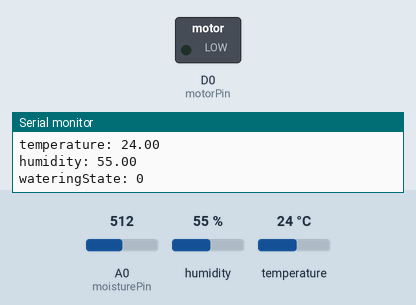
Simulated run of this sketch. Board: ESP8266 (NodeMCU). On the bench: switched loads named in the sketch (green lamp = pin HIGH), the last lines printed to the serial monitor. The inputs (shaded band) are chosen by the test bench; at power-on: A0 (moisturePin) = 512, humidity 55 %, temperature 24 °C. WiFi joins after 1.5 s; servers stay silent unless stated; the Firebase database answers and starts empty.

Above: at 2.8 s.
2.9 s: A0 (moisturePin) set to 749
5.4 s: A0 (moisturePin) set to 783
At 7.6 s:
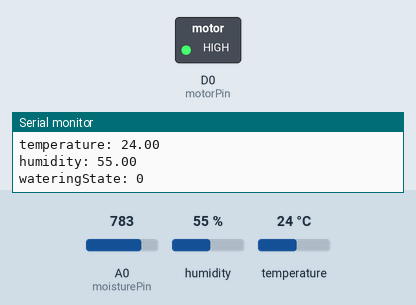
8.1 s: A0 (moisturePin) set to 716
At 10.2 s:
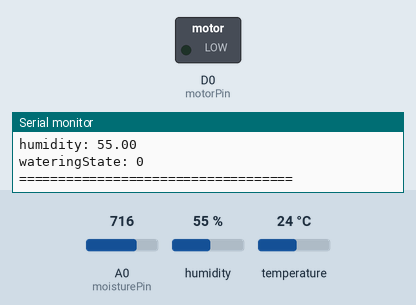
10.5 s: A0 (moisturePin) set to 900
At 12.0 s:
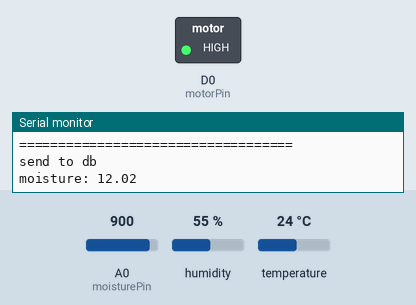
Timing chart, 0 to 13.5 s (numbered marks = the images above; inputs shaded):
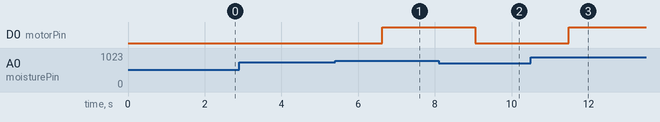

Measured:
- the behaviour switches between 767 and 768 on A0 (moisturePin) (found by bisection; images 0 and 1)
- after the input at 5.4 s, D0 (motorPin): LOW → HIGH after 1.2 s
- after the input at 8.1 s, D0 (motorPin): HIGH → LOW after 0.96 s
- after the input at 10.5 s, D0 (motorPin): LOW → HIGH after 0.98 s

The sketch:

smart_home_plant.ino
```cpp
#include <ESP8266WiFi.h>
#include <FirebaseArduino.h>
#include <FirebaseJson.h>
#include <Adafruit_Sensor.h>
#include <DHT.h>
#include <DHT_U.h>

#define FIREBASE_HOST "FIREBASE_HOST"
#define FIREBASE_AUTH "FIREBASE_AUTH"
#define WIFI_SSID "WIFI_SSID"
#define WIFI_PASSWORD "WIFI_PASSWORD"
#define DHTPIN 5
#define DHTTYPE    DHT11

DHT dht(DHTPIN, DHTTYPE);
WiFiClient client;

const int moisturePin = A0;             // moisteure sensor pin
const int motorPin = D0;
unsigned long interval = 1000;
unsigned long previousMillis = 0;
unsigned long interval1 = 1000;
unsigned long previousMillis1 = 0;
float moisturePercentage;              //moisture reading
float humidity;                  // humidity reading
float temperature;                  //temperature reading
bool motorState;

void setup() {
  Serial.begin(9600);

  delay(100);
  pinMode(motorPin, OUTPUT);
  digitalWrite(motorPin, false); // keep motor off initally
  dht.begin();

  // connect to wifi.
  WiFi.begin(WIFI_SSID, WIFI_PASSWORD);
  Serial.print("connecting");
  while (WiFi.status() != WL_CONNECTED) {
    Serial.print(".");
    delay(500);
  }
  Serial.println();
  Serial.print("connected: ");
  Serial.println(WiFi.localIP());

  Firebase.begin(FIREBASE_HOST, FIREBASE_AUTH);
}

void loop() {
  unsigned long currentMillis = millis(); // grab current time

  humidity = dht.readHumidity();           // read humiduty
  temperature = dht.readTemperature();     // read temperature
  moisturePercentage = ( 100.00 - ( (analogRead(moisturePin) / 1023.00) * 100.00 ) );
  motorState = Firebase.getBool("motorState");


  if ((unsigned long)(currentMillis - previousMillis1) >= interval1) {
    previousMillis1 = millis();
  }

  if (moisturePercentage < 25 || motorState) {
    digitalWrite(motorPin, true);        //turn on motor pump
  } else {
    digitalWrite(motorPin, false);
  }

  if ((unsigned long)(currentMillis - previousMillis) >= interval) {
    if (isnan(humidity) || isnan(temperature))
    {
      Serial.println(dht.readHumidity());
      return;
    }

    Serial.println("send to db");
    previousMillis = millis();
    sendToDB(moisturePercentage, temperature, humidity);
  }
}

void sendToDB(float moisture, float temp, float humid) {

  Firebase.setFloat("currentValue/moisture", moisture);
  if (Firebase.failed()) {
      Serial.print("setting /number failed:");
      Serial.println(Firebase.error());
      return;
  }


  Firebase.setFloat("currentValue/temperature", temp);
  if (Firebase.failed()) {
      Serial.print("setting /number failed:");
      Serial.println(Firebase.error());
      return;
  }


  Firebase.setFloat("currentValue/humidity", humid);
  if (Firebase.failed()) {
      Serial.print("setting /number failed:");
      Serial.println(Firebase.error());
      return;
  }

  // get value
  Serial.print("moisture: ");
  Serial.println(Firebase.getFloat("currentValue/moisture"));

  Serial.print("temperature: ");
  Serial.println(Firebase.getFloat("currentValue/temperature"));

  Serial.print("humidity: ");
  Serial.println(Firebase.getFloat("currentValue/humidity"));

  Serial.print("wateringState: ");
  Serial.println(Firebase.getBool("motorState"));
  Serial.println();

  Serial.println("===================================");
}
```
